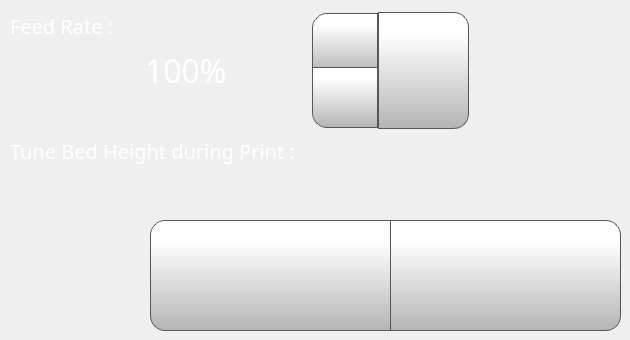
      <widget class="QWidget" name="feedRateTab">
       <property name="sizePolicy">
        <sizepolicy hsizetype="Expanding" vsizetype="Expanding">
         <horstretch>0</horstretch>
         <verstretch>0</verstretch>
        </sizepolicy>
       </property>
       <attribute name="icon">
        <iconset>
         <normaloff>templates/img/wrench.png</normaloff>
         <normalon>templates/img/wrench_selected.png</normalon>templates/img/wrench.png</iconset>
       </attribute>
       <attribute name="title">
        <string/>
       </attribute>
       <widget class="QLabel" name="feedRateLabelControlPage">
        <property name="geometry">
         <rect>
          <x>10</x>
          <y>10</y>
          <width>181</width>
          <height>31</height>
         </rect>
        </property>
        <property name="font">
         <font>
          <family>Gotham Light</family>
          <pointsize>15</pointsize>
          <weight>50</weight>
          <bold>false</bold>
         </font>
        </property>
        <property name="styleSheet">
         <string notr="true">color: rgb(255, 255, 255);
background-color: rgba(255, 255, 255, 0);</string>
        </property>
        <property name="text">
         <string>Feed Rate :</string>
        </property>
       </widget>
       <widget class="QSpinBox" name="feedRateSpinBox">
        <property name="geometry">
         <rect>
          <x>140</x>
          <y>10</y>
          <width>241</width>
          <height>121</height>
         </rect>
        </property>
        <property name="font">
         <font>
          <family>Gotham</family>
          <pointsize>24</pointsize>
         </font>
        </property>
        <property name="styleSheet">
         <string notr="true">QSpinBox {
    padding-right: 5px; /* make room for the arrows */
	color: rgb(255, 255, 255);
	background-color: rgba(255, 255, 255, 0);
   
}
QSpinBox ::text:selected {
	background-color: rgb(255, 146, 57);
   
}
QSpinBox::up-button {
     border: 1px solid rgb(87, 87, 87);

border-top-left-radius: 15px;
	background-color: qlineargradient(spread:pad, x1:0, y1:1, x2:0, y2:0.188, stop:0 rgba(180, 180, 180, 255), stop:1 rgba(255, 255, 255, 255));
    width: 60px;
     height: 55px;
    padding: 2px;
}

QSpinBox::up-arrow { 
image: url(./templates/img/arrows.png);
    width: 40px;
     height: 40px;
padding: 5px;
}



QSpinBox::up-button:pressed {
    background-color: qlineargradient(x1: 0, y1: 0, x2: 0, y2: 1,
                                      stop: 0 #dadbde, stop: 1 #f6f7fa);
}


QSpinBox::down-button {
     border: 1px solid rgb(87, 87, 87);
border-bottom-left-radius: 15px;
	background-color: qlineargradient(spread:pad, x1:0, y1:1, x2:0, y2:0.188, stop:0 rgba(180, 180, 180, 255), stop:1 rgba(255, 255, 255, 255));
    width: 60px;
     height: 55px;
    padding: 2px;
}

QSpinBox::down-arrow { 
image: url(./templates/img/arrows-5.png);
    width: 40px;
    height: 40px;
padding: 5px;
}

QSpinBox::down-button:pressed {
    background-color: qlineargradient(x1: 0, y1: 0, x2: 0, y2: 1,
                                      stop: 0 #dadbde, stop: 1 #f6f7fa);

}

</string>
        </property>
        <property name="frame">
         <bool>false</bool>
        </property>
        <property name="readOnly">
         <bool>false</bool>
        </property>
        <property name="buttonSymbols">
         <enum>QAbstractSpinBox::UpDownArrows</enum>
        </property>
        <property name="accelerated">
         <bool>true</bool>
        </property>
        <property name="suffix">
         <string>%</string>
        </property>
        <property name="minimum">
         <number>50</number>
        </property>
        <property name="maximum">
         <number>200</number>
        </property>
        <property name="singleStep">
         <number>1</number>
        </property>
        <property name="value">
         <number>100</number>
        </property>
       </widget>
       <widget class="QPushButton" name="setFeedRateButton">
        <property name="geometry">
         <rect>
          <x>378</x>
          <y>12</y>
          <width>91</width>
          <height>117</height>
         </rect>
        </property>
        <property name="font">
         <font>
          <family>Gotham</family>
          <pointsize>13</pointsize>
         </font>
        </property>
        <property name="styleSheet">
         <string notr="true">QPushButton {
     border: 1px solid rgb(87, 87, 87);
	background-color: qlineargradient(spread:pad, x1:0, y1:1, x2:0, y2:0.188, stop:0 rgba(180, 180, 180, 255), stop:1 rgba(255, 255, 255, 255));
border-top-right-radius: 15px;
border-bottom-right-radius: 15px;

}

QPushButton:pressed {
    background-color: qlineargradient(x1: 0, y1: 0, x2: 0, y2: 1,
                                      stop: 0 #dadbde, stop: 1 #f6f7fa);
}

QPushButton:flat {
    border: none; /* no border for a flat push button */
}

QPushButton:default {
    border-color: navy; /* make the default button prominent */
}

QPushButton:focus {
	outline: none;
}</string>
        </property>
        <property name="text">
         <string/>
        </property>
        <property name="icon">
         <iconset>
          <normaloff>templates/img/verification-mark.png</normaloff>templates/img/verification-mark.png</iconset>
        </property>
        <property name="iconSize">
         <size>
          <width>50</width>
          <height>50</height>
         </size>
        </property>
       </widget>
       <widget class="QPushButton" name="moveZMBabyStep">
        <property name="geometry">
         <rect>
          <x>390</x>
          <y>220</y>
          <width>231</width>
          <height>111</height>
         </rect>
        </property>
        <property name="minimumSize">
         <size>
          <width>0</width>
          <height>0</height>
         </size>
        </property>
        <property name="font">
         <font>
          <family>Gotham</family>
          <pointsize>15</pointsize>
         </font>
        </property>
        <property name="styleSheet">
         <string notr="true">QPushButton {
     border: 1px solid rgb(87, 87, 87);

	background-color: qlineargradient(spread:pad, x1:0, y1:1, x2:0, y2:0.188, stop:0 rgba(180, 180, 180, 255), stop:1 rgba(255, 255, 255, 255));
	border-bottom-right-radius: 15px;
	border-top-right-radius: 15px;
}

QPushButton:pressed {
    background-color: qlineargradient(x1: 0, y1: 0, x2: 0, y2: 1,
                                      stop: 0 #dadbde, stop: 1 #f6f7fa);
}

QPushButton:flat {
    border: none; /* no border for a flat push button */
}

QPushButton:default {
    border-color: navy; /* make the default button prominent */
}

QPushButton:focus {
	outline: none;
}</string>
        </property>
        <property name="text">
         <string/>
        </property>
        <property name="icon">
         <iconset>
          <normaloff>templates/img/arrows.png</normaloff>templates/img/arrows.png</iconset>
        </property>
        <property name="iconSize">
         <size>
          <width>40</width>
          <height>40</height>
         </size>
        </property>
        <property name="checkable">
         <bool>false</bool>
        </property>
        <property name="autoDefault">
         <bool>false</bool>
        </property>
        <property name="default">
         <bool>false</bool>
        </property>
        <property name="flat">
         <bool>false</bool>
        </property>
       </widget>
       <widget class="QPushButton" name="moveZPBabyStep">
        <property name="geometry">
         <rect>
          <x>150</x>
          <y>220</y>
          <width>241</width>
          <height>111</height>
         </rect>
        </property>
        <property name="minimumSize">
         <size>
          <width>0</width>
          <height>0</height>
         </size>
        </property>
        <property name="font">
         <font>
          <family>Gotham</family>
          <pointsize>15</pointsize>
         </font>
        </property>
        <property name="styleSheet">
         <string notr="true">QPushButton {
     border: 1px solid rgb(87, 87, 87);

	background-color: qlineargradient(spread:pad, x1:0, y1:1, x2:0, y2:0.188, stop:0 rgba(180, 180, 180, 255), stop:1 rgba(255, 255, 255, 255));
	border-bottom-left-radius: 15px;
	border-top-left-radius: 15px;
}

QPushButton:pressed {
    background-color: qlineargradient(x1: 0, y1: 0, x2: 0, y2: 1,
                                      stop: 0 #dadbde, stop: 1 #f6f7fa);
}

QPushButton:flat {
    border: none; /* no border for a flat push button */
}

QPushButton:default {
    border-color: navy; /* make the default button prominent */
}

QPushButton:focus {
	outline: none;
}</string>
        </property>
        <property name="text">
         <string/>
        </property>
        <property name="icon">
         <iconset>
          <normaloff>templates/img/arrows-5.png</normaloff>templates/img/arrows-5.png</iconset>
        </property>
        <property name="iconSize">
         <size>
          <width>40</width>
          <height>40</height>
         </size>
        </property>
        <property name="checkable">
         <bool>false</bool>
        </property>
        <property name="autoDefault">
         <bool>false</bool>
        </property>
        <property name="default">
         <bool>false</bool>
        </property>
        <property name="flat">
         <bool>false</bool>
        </property>
       </widget>
       <widget class="QLabel" name="flowRateLabelControlPage_5">
        <property name="geometry">
         <rect>
          <x>10</x>
          <y>135</y>
          <width>421</width>
          <height>31</height>
         </rect>
        </property>
        <property name="font">
         <font>
          <family>Gotham Light</family>
          <pointsize>15</pointsize>
          <weight>50</weight>
          <bold>false</bold>
         </font>
        </property>
        <property name="styleSheet">
         <string notr="true">color: rgb(255, 255, 255);
background-color: rgba(255, 255, 255, 0);</string>
        </property>
        <property name="text">
         <string>Tune Bed Height during Print :</string>
        </property>
       </widget>
       <zorder>feedRateSpinBox</zorder>
       <zorder>feedRateLabelControlPage</zorder>
       <zorder>setFeedRateButton</zorder>
       <zorder>moveZMBabyStep</zorder>
       <zorder>moveZPBabyStep</zorder>
       <zorder>flowRateLabelControlPage_5</zorder>
      </widget>
